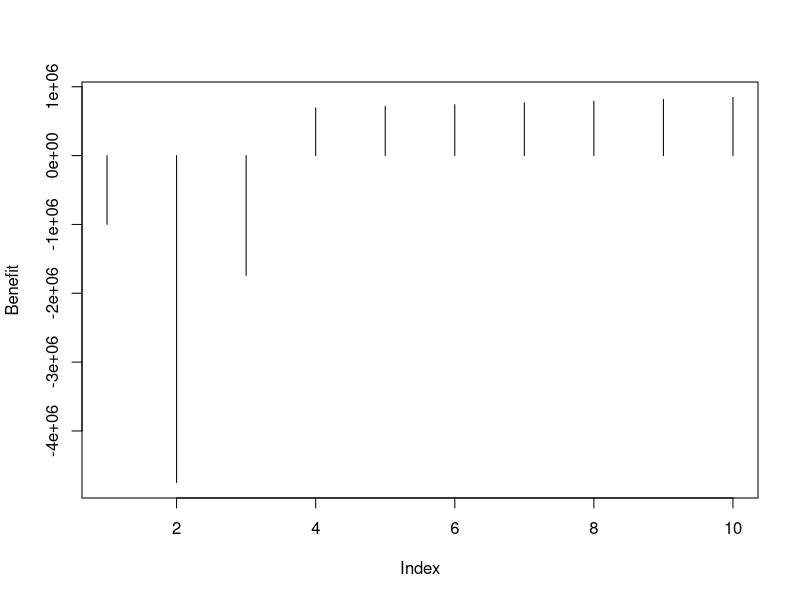
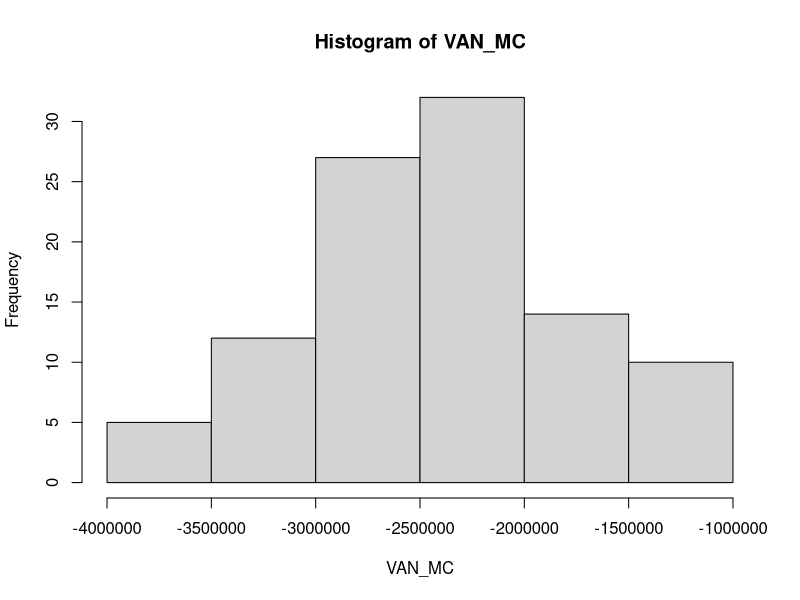
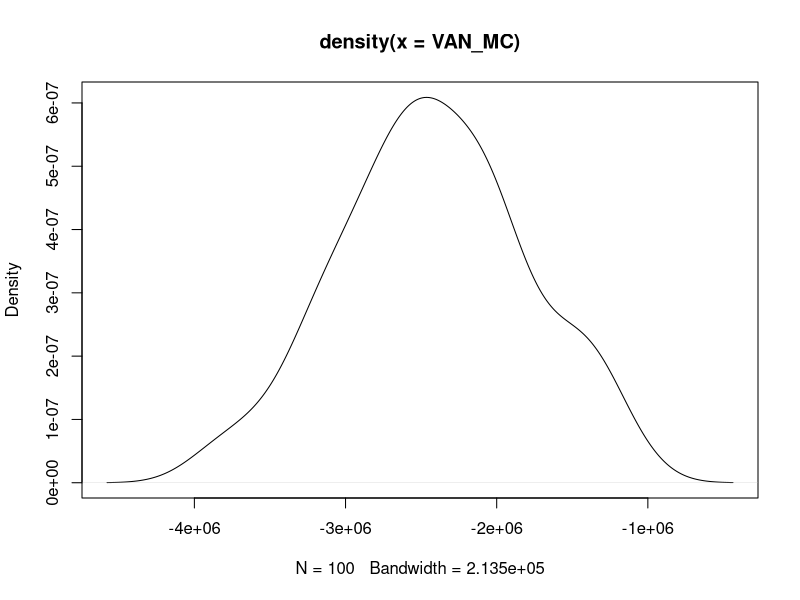
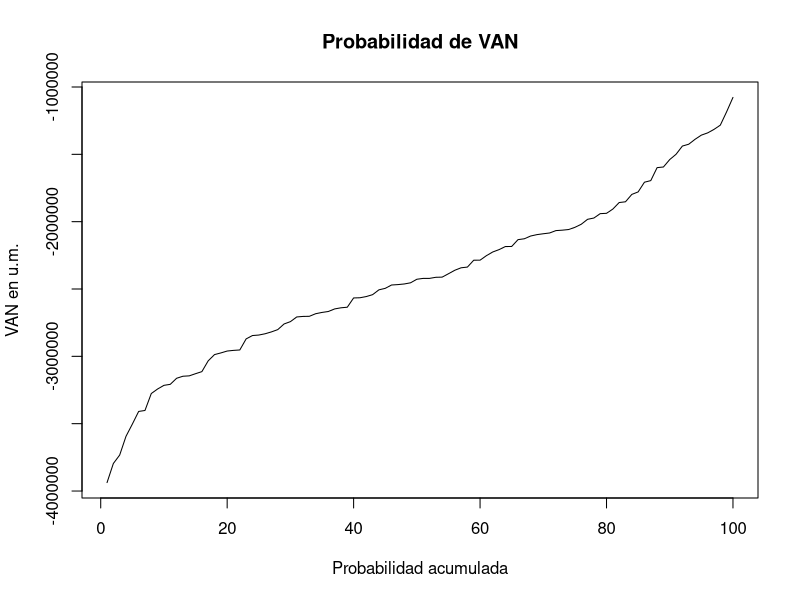

Write the R code that produced these figures, in order.
## ---- chunk 1
#Crear serie de años
vector_años = 2015:2024
Años = ts(vector_años, start=c(2015), end=c(2024), frequency=1) 
Años

#Crear vectores de costes
C1 = c(1000000, 5000000, 2000000, 0, 0, 0, 0, 0, 0, 0)

crecC2 = 0.02
InicC2 = 250000
C2 = c(0, 0, 0, InicC2, InicC2*(1+crecC2), InicC2*(1+crecC2)^2, InicC2*(1+crecC2)^3, InicC2*(1+crecC2)^4, InicC2*(1+crecC2)^5, InicC2*(1+crecC2)^6)

crecC3 = 0.02
InicC3 = 75000
C3 = c(0, 0, 0, InicC3, InicC3*(1+crecC3), InicC3*(1+crecC3)^2, InicC3*(1+crecC3)^3, InicC3*(1+crecC3)^4, InicC3*(1+crecC3)^5, InicC3*(1+crecC3)^6)

#Crear vectores de ingresos
crecI1 = 0.035
InicI1 = 250000
I1 = c(0, InicI1, InicI1*(1+crecI1), InicI1*(1+crecI1)^2, InicI1*(1+crecI1)^3, InicI1*(1+crecI1)^4, InicI1*(1+crecI1)^5, InicI1*(1+crecI1)^6, InicI1*(1+crecI1)^7, InicI1*(1+crecI1)^8)

crecI2 = 0.025
InicI2 = 400000
I2 = c(0, 0, 0, InicI2, InicI2*(1+crecI2), InicI2*(1+crecI2)^2, InicI2*(1+crecI2)^3, InicI2*(1+crecI2)^4, InicI2*(1+crecI2)^5, InicI2*(1+crecI2)^6)

crecI3 = 0.03
InicI3 = 350000
I3 = c(0, 0, 0, InicI3, InicI3*(1+crecI3), InicI3*(1+crecI3)^2, InicI3*(1+crecI3)^3, InicI3*(1+crecI3)^4, InicI3*(1+crecI3)^5, InicI3*(1+crecI3)^6)


#Beneficios
Benefit = c(0, 0, 0, 0, 0, 0, 0, 0, 0, 0)
for (i in 1:10)
  Benefit[i] = (I1[i]+I2[i]+I3[i])-(C1[i]+C2[i]+C3[i])

#Valores actualizados
tasaDesc = 0.035
VA = c(0, 0, 0, 0, 0, 0, 0, 0, 0, 0)
for (i in 1:10)
  VA[i] = Benefit[i]/((1+tasaDesc)^(i))

#Creamos DataFrame
ACB = data.frame(Años, I1, I2, I3, C1, C2, C3, Benefit, VA)
ACB

#Valor Actualizado Neto
VAN = sum (VA)
VAN
## ---- chunk 2
plot (Benefit, type="h")

## ---- chunk 3
#Generamos de nuevo todas las variables pero ahora en función de un valor aleatorio
Alea_C1 = c(1000000, 5000000, 2000000, 0, 0, 0, 0, 0, 0, 0)

Alea_InicC2 = runif(1, 200000, 300000)
Alea_crecC2 = runif(1, 0.015, 0.03)
Alea_C2 = c(0, 0, 0, 0, 0, 0, 0, 0, 0, 0)
for (j in 4:10){
  Alea_C2[j] = Alea_InicC2*((1+Alea_crecC2)^(j-4))
  }
  
Alea_InicC3 = runif(1, 70000, 90000)
Alea_crecC3 = runif(1, -0.02, 0.04)
Alea_C3 = c(0, 0, 0, 0, 0, 0, 0, 0, 0, 0)
for (j in 4:10) {
  Alea_C3[j] = Alea_InicC3*((1+Alea_crecC3)^(j-4))
  }

Alea_InicI1 = runif(1, 200000, 300000)
Alea_crecI1 = runif(1, 0.03, 0.04)
Alea_I1 = c(0, 0, 0, 0, 0, 0, 0, 0, 0, 0)
for (j in 2:10) {
  Alea_I1[j] = Alea_InicI1*((1+Alea_crecI1)^(j-2))
  }

Alea_InicI2 = runif(1, 300000, 500000)
Alea_crecI2 = runif(1, 0.02, 0.035)
Alea_I2 = c(0, 0, 0, 0, 0, 0, 0, 0, 0, 0)
for (i in 4:10) {
  Alea_I2[j] = Alea_InicI2*((1+Alea_crecI2)^(j-4))
  }

Alea_InicI3 = runif(1, 300000, 500000)
Alea_crecI3 = 0.03
Alea_I3 = c(0, 0, 0, 0, 0, 0, 0, 0, 0, 0)
for (i in 4:10) {
  Alea_I3[j] = Alea_InicI3*((1+Alea_crecI3)^(j-4))
  }

Alea_Benefit = c(0, 0, 0, 0, 0, 0, 0, 0, 0, 0)
for (i in 1:10) {
  Alea_Benefit[j] = (Alea_I1[j]+Alea_I2[j]+Alea_I3[j])-(Alea_C1[j]+Alea_C2[j]+Alea_C3[j])
  }

Alea_tasaDesc = runif(1, 0.025, 0.035)
Alea_VA = c(0, 0, 0, 0, 0, 0, 0, 0, 0, 0)
for (j in 1:10) {
  Alea_VA[j] = Alea_Benefit[j]/((1+Alea_tasaDesc)^(j))
  }

Alea_VAN = sum (Alea_VA)
## ---- chunk 4
#Realizamos 100 casos
vector_años = 2015:2024
Años = ts(vector_años, start=c(2015), end=c(2024), frequency=1) 
VAN_MC = c(1:100)
for (i in 1:100) {
  Alea_C1 = c(1000000, 5000000, 2000000, 0, 0, 0, 0, 0, 0, 0)

  Alea_InicC2 = runif(1, 200000, 300000)
  Alea_crecC2 = runif(1, 0.015, 0.03)
  Alea_C2 = c(0, 0, 0, 0, 0, 0, 0, 0, 0, 0)
  for (j in 4:10){
    Alea_C2[j] = Alea_InicC2*((1+Alea_crecC2)^(j-4))
    }
  
  Alea_InicC3 = runif(1, 70000, 90000)
  Alea_crecC3 = runif(1, -0.02, 0.04)
  Alea_C3 = c(0, 0, 0, 0, 0, 0, 0, 0, 0, 0)
  for (j in 4:10) {
    Alea_C3[j] = Alea_InicC3*((1+Alea_crecC3)^(j-4))
    }

  Alea_InicI1 = runif(1, 200000, 300000)
  Alea_crecI1 = runif(1, 0.03, 0.04)
  Alea_I1 = c(0, 0, 0, 0, 0, 0, 0, 0, 0, 0)
  for (j in 2:10) {
    Alea_I1[j] = Alea_InicI1*((1+Alea_crecI1)^(j-2))
    }

  Alea_InicI2 = runif(1, 300000, 500000)
  Alea_crecI2 = runif(1, 0.02, 0.035)
  Alea_I2 = c(0, 0, 0, 0, 0, 0, 0, 0, 0, 0)
  for (j in 4:10) {
    Alea_I2[j] = Alea_InicI2*((1+Alea_crecI2)^(j-4))
    }

  Alea_InicI3 = runif(1, 300000, 500000)
  Alea_crecI3 = 0.03
  Alea_I3 = c(0, 0, 0, 0, 0, 0, 0, 0, 0, 0)
  for (j in 4:10) {
    Alea_I3[j] = Alea_InicI3*((1+Alea_crecI3)^(j-4))
    }

  Alea_Benefit = c(0, 0, 0, 0, 0, 0, 0, 0, 0, 0)
  for (j in 1:10) {
    Alea_Benefit[j] = (Alea_I1[j]+Alea_I2[j]+Alea_I3[j])-(Alea_C1[j]+Alea_C2[j]+Alea_C3[j])
    }

  Alea_tasaDesc = runif(1, 0.025, 0.035)
  Alea_VA = c(0, 0, 0, 0, 0, 0, 0, 0, 0, 0)
  for (j in 1:10) {
    Alea_VA[j] = Alea_Benefit[j]/((1+Alea_tasaDesc)^(j))
    }

  ACB = data.frame(Años, Alea_I1, Alea_I2, Alea_I3, Alea_C1, Alea_C2, Alea_C3, Alea_Benefit, Alea_VA)
  ACB
  Alea_VAN = sum (Alea_VA)
  VAN_MC[i] = Alea_VAN
}
VAN_MC
## ---- chunk 5
Media_MC = mean (VAN_MC)
Varianza_MC = var (VAN_MC)
hist (VAN_MC)
plot(density(VAN_MC))

VAN_MC_ordenado = sort(VAN_MC, decreasing=FALSE)
plot (VAN_MC_ordenado, main="Probabilidad de VAN", xlab="Probabilidad acumulada", ylab="VAN en u.m.", type="l")
